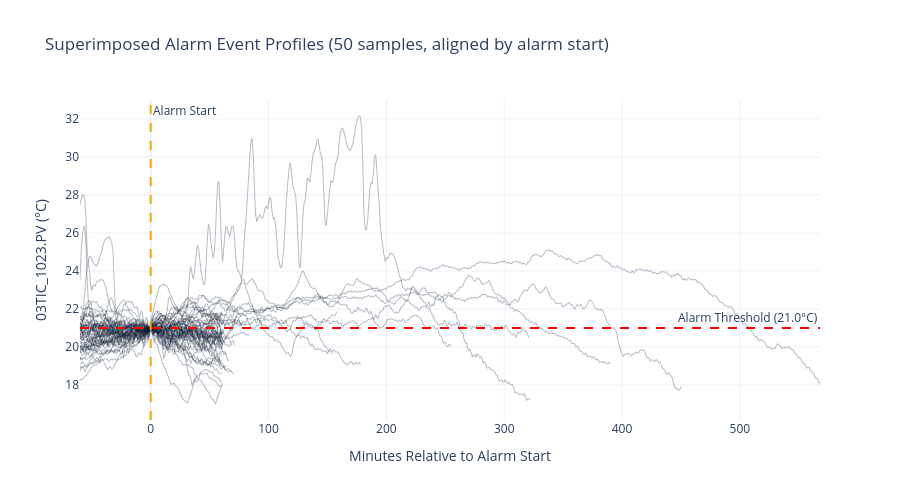

Source (notebook cell):
### Code cell
# Superimposed alarm event profiles — target temperature aligned by alarm start
fig = go.Figure()

# Plot up to 50 representative alarm profiles
sample_events = events_sorted.sample(n=min(50, len(events_sorted)), random_state=42)

for _, event in sample_events.iterrows():
    start = event['Alarm_Start'] - pd.Timedelta(minutes=60)
    end = event['Alarm_End'] + pd.Timedelta(minutes=60)
    segment = df_ts.loc[start:end, TARGET_TAG].dropna()
    
    if len(segment) > 0:
        # Align x-axis: minutes relative to alarm start
        x_mins = (segment.index - event['Alarm_Start']).total_seconds() / 60
        fig.add_trace(go.Scattergl(
            x=x_mins, y=segment.values,
            mode='lines', opacity=0.3, line=dict(width=1, color='#0A1931'),
            showlegend=False
        ))

fig.add_hline(y=ALARM_THRESHOLD, line_dash="dash", line_color="red",
              annotation_text=f"Alarm Threshold ({ALARM_THRESHOLD}°C)")
fig.add_vline(x=0, line_dash="dash", line_color="orange",
              annotation_text="Alarm Start")
fig.update_layout(
    title="Superimposed Alarm Event Profiles (50 samples, aligned by alarm start)",
    xaxis_title="Minutes Relative to Alarm Start",
    yaxis_title=f"{TARGET_TAG} (°C)",
    template="plotly_white",
    height=500
)
fig.show()
